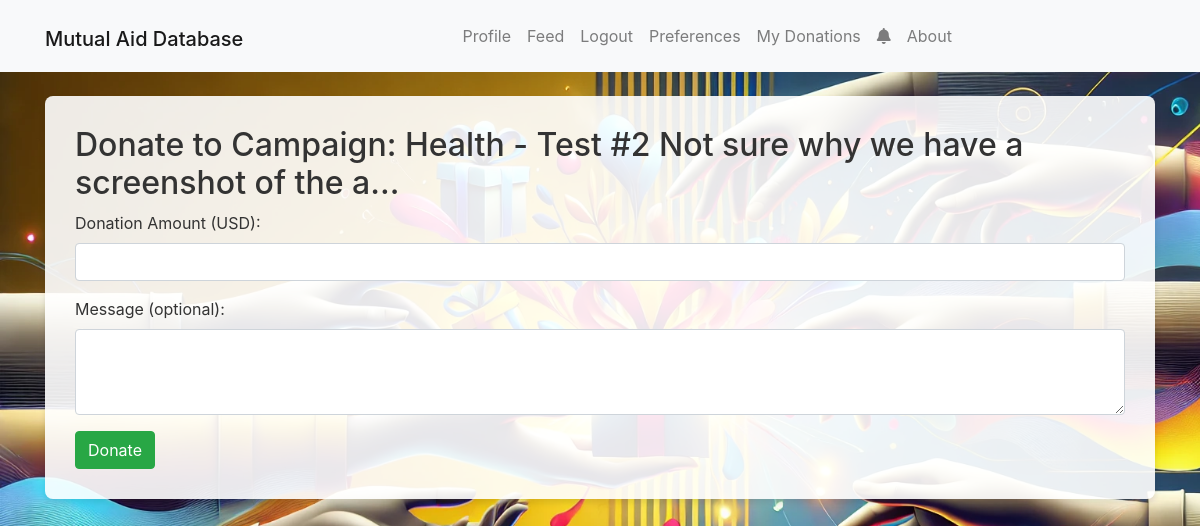
Screenshot of /donate/2 (signed in) with the database file from the repository.
### app/models.py (models this page shows, shortened)
class Post(db.Model):
    __tablename__ = 'post'
    id = db.Column(db.Integer, primary_key=True)
    user_id = db.Column(db.Integer, db.ForeignKey('users.id'), nullable=False)
    content = db.Column(db.String(140), nullable=False)
    media_filename = db.Column(db.String(255), nullable=True)
    category = db.Column(db.String(55), nullable=False) # Category of the post (e.g., "Help Needed", "Donation", etc.)
    status = db.Column(db.String(55), nullable=False, default='Pending') # Status of the post (e.g., "Pending", "Approved", "Rejected")
    timestamp = db.Column(db.DateTime, index=True, nullable=False, default=datetime.utcnow) # Timestamp for when the post was created
    goal = db.Column(db.Numeric(10, 2), nullable=False) # Goal amount for the post
    author = db.relationship('User', backref='posts', lazy=True)
    donations = db.relationship('Donation', back_populates='post', lazy='select', cascade='all, delete-orphan')

### app/routes.py (the view, shortened to what this page needs)
@main.route('/donate/<int:post_id>', methods=['GET', 'POST'])
def donate(post_id):
    if 'user_id' not in session:
        flash('Please log in to donate.', 'warning')
        return redirect(url_for('main.login'))
    post = Post.query.get_or_404(post_id)
    if post.user_id == session['user_id']:
        flash('You cannot donate to your own campaign.', 'danger')
        return redirect(url_for('main.feed'))
    return render_template('donate.html', post=post)

### app/__init__.py (called while the page is built)
@app.context_processor
def inject_notification_count():
    from app.models import Notification  # avoid circular import issues if needed
    if 'user_id' in session:
        count = Notification.query.filter_by(user_id=session['user_id'], is_read=False).count()
    else:
        count = 0
    print(f"Notification count: {count}")
    return dict(notification_count=count)

### app/templates/donate.html (shortened to what this page needs)
{% extends "base.html" %}
{% block content %}
<div class="form-container" >
  <h2>Donate to Campaign: {{ post.category }} - {{ post.content[:50] }}...</h2>
  <form method="POST" action="{{ url_for('main.donate', post_id=post.id) }}">
    <div class="form-group">
      <label for="amount">Donation Amount (USD):</label>
      <input type="number" step="0.01" name="amount" class="form-control" required>
    </div>
    <div class="form-group">
      <label for="message">Message (optional):</label>
      <textarea name="message" class="form-control" rows="3"></textarea>
    </div>
    <button type="submit" class="btn btn-success">Donate</button>
  </form>
</div>
{% endblock %}

### app/static/css/style.css (style rules this page uses)
body { background-image: url("../uploads/Mutual\ database\ background.png"); background-size: cover; background-attachment: fixed; background-size: cover; background-color: #f5f7fa; color: #333; }
.form-container { background-color: rgba(255, 255, 255, 0.9); padding: 30px; border-radius: 8px; box-shadow: 0 4px 6px rgba(0, 0, 0, 0.1); margin-top: 20px; margin-bottom: 20px; }

### rows the page displays
Post: category "Health", content "Test #2 Not sure why we have a screenshot of the a"
